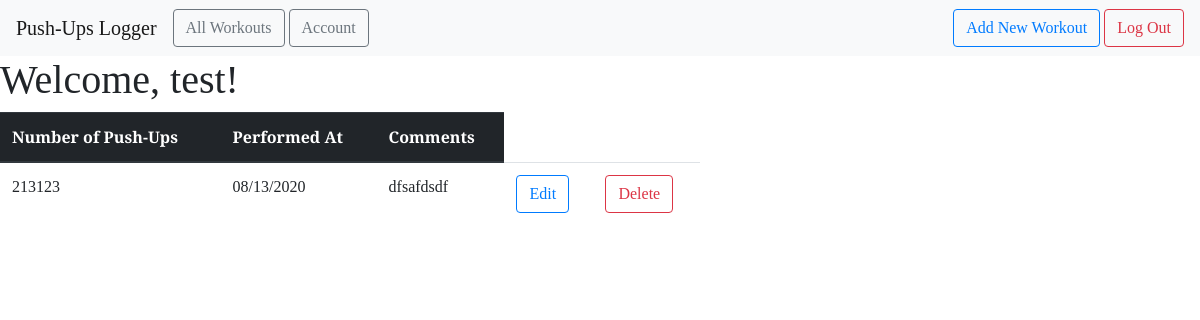
The page /all (signed in) on the database its author committed.
### models.py (models this page shows)
class User(db.Model, UserMixin):
    id = db.Column(db.Integer, primary_key=True)
    email = db.Column(db.String(100), unique=True)
    password = db.Column(db.String(100))
    name = db.Column(db.String(100))
    workouts = db.relationship('Workout', backref='author', lazy=True)

class Workout(db.Model):
    id = db.Column(db.Integer, primary_key=True)
    pushups = db.Column(db.Integer, nullable=False)
    date_posted = db.Column(db.DateTime, nullable=False, default=datetime.utcnow)
    comment = db.Column(db.Text, nullable=False)
    user_id = db.Column(db.Integer, db.ForeignKey('user.id'), nullable=False)

### main.py (the view)
@main.route('/all')
@login_required
def user_workouts():
    user = User.query.filter_by(email=current_user.email).first_or_404()
    workouts = user.workouts
    return render_template('all_workouts.html', workouts=workouts, user=user)

### __init__.py (called while the page is built)
def create_app():
    app = Flask(__name__)
    app.config['SECRET_KEY'] = 'secret-key'
    app.config['SQLALCHEMY_DATABASE_URI'] = 'sqlite:///db.sqlite'
    db.init_app(app)
    login_manager = LoginManager()
    login_manager.login_view = 'auth.login'
    login_manager.init_app(app)
    from .models import User
    @login_manager.user_loader
    def load_user(user_id):
        return User.query.get(int(user_id))
    from .main import main as main_blueprint
    app.register_blueprint(main_blueprint)
    from .auth import auth as auth_blueprint
    app.register_blueprint(auth_blueprint)
    return app

### templates/all_workouts.html (shortened to what this page needs)
{% extends "base.html" %} {% block head %} {{ super() }}
<link
  rel="stylesheet"
  href="{{ url_for('static', filename= 'extended_beauty.css') }}"
/>
{% endblock %} {% block content %}
<h1>
  Welcome, {{ user.name }}!
</h1>
<div>
  <table class="table table-hover" style="width: 700px;">
    <thead class="thead-dark">
      <tr>
        <th scope="col">Number of Push-Ups</th>
        <th scope="col">Performed At</th>
        <th scope="col">Comments</th>
      </tr>
    </thead>
    <tbody>
      {% for workout in workouts %}
      <tr>
        <td>{{ workout.pushups }}</td>
        <td>{{ workout.date_posted.strftime('%m/%d/%Y') }}</td>
        <td>{{ workout.comment }}</td>
        <td>
          <a
            href="{{ url_for('main.update_workout', workout_id=workout.id) }}"
            class="btn btn-outline-primary"
            role="button"
          >
            Edit
          </a>
        </td>
        <td>
          <a
            href="{{ url_for('main.delete_workout', workout_id=workout.id) }}"
            class="btn btn-outline-danger"
            role="button"
          >
            Delete
          </a>
        </td>
      </tr>
      {% endfor %}
    </tbody>
  </table>
</div>
{% endblock %}

### templates/base.html (shortened to what this page needs)
<!DOCTYPE html>
<html lang="en">
  <head>
    {% block head %}
    <link
      rel="stylesheet"
      href="{{ url_for('static', filename='beauty.css') }}"
    />
    <link
      rel="stylesheet"
      href="https://maxcdn.bootstrapcdn.com/bootstrap/4.0.0/css/bootstrap.min.css"
    />
    {% endblock %}
  </head>
  <body>
    <nav class="navbar navbar-expand-lg navbar-light bg-light">
      <a class="navbar-brand" href="{{ url_for('main.index') }}"
        >Push-Ups Logger</a
      >
      <div class="collapse navbar-collapse" id="navbarSupportedContent">
        <ul class="navbar-nav mr-auto">
          <li class="nav-item active">
            <a
              href="{{ url_for('main.user_workouts') }}"
              class="btn btn-outline-secondary"
              role="button"
              >All Workouts</a
            >
          </li>
          <li class="nav-item">
            <a
              href="{{ url_for('main.profile') }}"
              class="btn btn-outline-secondary"
              role="button"
              style="margin-left: 4px;"
              >Account</a
            >
          </li>
        </ul>
        <form class="form-inline my-2 my-lg-0">
          {% if current_user.is_authenticated %}
          <a
            href="{{ url_for('main.new_workout') }}"
            class="btn btn-outline-primary"
            role="button"
            >Add New Workout</a
          >
          {% endif %}  {% if current_user.is_authenticated %}
          <a
            href="{{ url_for('auth.logout') }}"
            class="btn btn-outline-danger"
            role="button"
            style="margin-left: 4px;"
            >Log Out</a
          >
          {% endif %}
        </form>
      </div>
    </nav>
    {% block content %} {% endblock %}
  </body>
</html>

### static/beauty.css (style rules this page uses)
* { font-family: "Arvo", serif; }

### static/extended_beauty.css (style rules this page uses)
h1, h2, h4, p { font-family: "Arvo", serif; }

### rows shown on the page
User: name "test"
Workout: pushups "213123", date_posted "08/13/2020", comment "dfsafdsdf"
